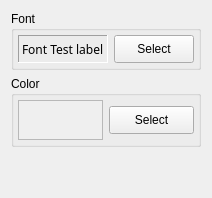
     <widget class="QWidget" name="Fonts">
      <layout class="QVBoxLayout" name="verticalLayout_10">
       <item>
        <widget class="QGroupBox" name="GroupBox_font">
         <property name="title">
          <string>Font</string>
         </property>
         <layout class="QGridLayout" name="_4">
          <property name="margin">
           <number>4</number>
          </property>
          <property name="spacing">
           <number>6</number>
          </property>
          <item row="0" column="0">
           <widget class="QLabel" name="font_label">
            <property name="sizePolicy">
             <sizepolicy hsizetype="MinimumExpanding" vsizetype="Preferred">
              <horstretch>0</horstretch>
              <verstretch>0</verstretch>
             </sizepolicy>
            </property>
            <property name="maximumSize">
             <size>
              <width>400</width>
              <height>190</height>
             </size>
            </property>
            <property name="font">
             <font>
              <family>Sans Serif</family>
              <pointsize>9</pointsize>
              <weight>50</weight>
              <italic>false</italic>
              <bold>false</bold>
              <underline>false</underline>
              <strikeout>false</strikeout>
             </font>
            </property>
            <property name="toolTip">
             <string>Font Preview</string>
            </property>
            <property name="frameShape">
             <enum>QFrame::Panel</enum>
            </property>
            <property name="frameShadow">
             <enum>QFrame::Sunken</enum>
            </property>
            <property name="text">
             <string>Font Test label</string>
            </property>
            <property name="alignment">
             <set>Qt::AlignVCenter</set>
            </property>
           </widget>
          </item>
          <item row="0" column="1">
           <widget class="QPushButton" name="font_button">
            <property name="sizePolicy">
             <sizepolicy hsizetype="MinimumExpanding" vsizetype="Fixed">
              <horstretch>0</horstretch>
              <verstretch>0</verstretch>
             </sizepolicy>
            </property>
            <property name="minimumSize">
             <size>
              <width>0</width>
              <height>28</height>
             </size>
            </property>
            <property name="toolTip">
             <string>Select the font</string>
            </property>
            <property name="text">
             <string>Select</string>
            </property>
           </widget>
          </item>
         </layout>
        </widget>
       </item>
       <item>
        <widget class="QGroupBox" name="GroupBox_color">
         <property name="title">
          <string>Color</string>
         </property>
         <layout class="QGridLayout" name="_5">
          <property name="margin">
           <number>4</number>
          </property>
          <property name="spacing">
           <number>6</number>
          </property>
          <item row="0" column="0">
           <widget class="QLabel" name="color_sample_">
            <property name="minimumSize">
             <size>
              <width>20</width>
              <height>40</height>
             </size>
            </property>
            <property name="toolTip">
             <string>Label Color</string>
            </property>
            <property name="autoFillBackground">
             <bool>true</bool>
            </property>
            <property name="frameShape">
             <enum>QFrame::StyledPanel</enum>
            </property>
            <property name="text">
             <string/>
            </property>
           </widget>
          </item>
          <item row="0" column="1">
           <widget class="QPushButton" name="edit_button">
            <property name="minimumSize">
             <size>
              <width>0</width>
              <height>28</height>
             </size>
            </property>
            <property name="toolTip">
             <string>Edit label color</string>
            </property>
            <property name="text">
             <string>Select</string>
            </property>
           </widget>
          </item>
         </layout>
        </widget>
       </item>
       <item>
        <spacer>
         <property name="orientation">
          <enum>Qt::Vertical</enum>
         </property>
         <property name="sizeHint" stdset="0">
          <size>
           <width>20</width>
           <height>40</height>
          </size>
         </property>
        </spacer>
       </item>
      </layout>
     </widget>
